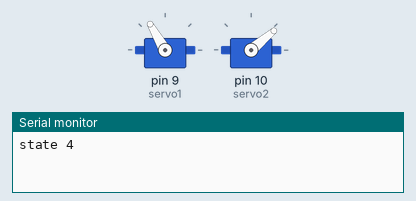
This sketch was run on a simulated Arduino Uno, built with avr-gcc and run on an emulated ATmega328P. On the bench: 2 × servo, the last lines printed to the serial monitor.

Above: at 0.05 s.
At 1.5 s:
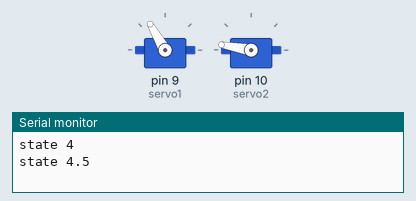
At 3.0 s:
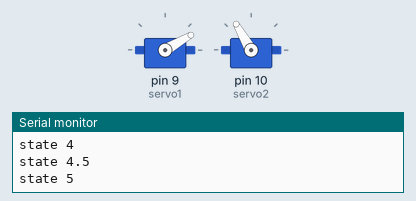
Timing chart, 0 to 6.9 s (numbered marks = the images above):
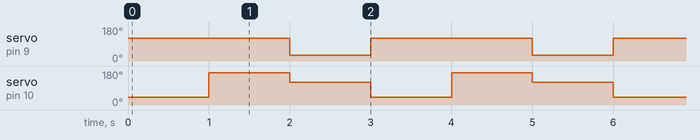

Measured:
- by itself, servo on pin 9 (servo1): alternates 120° for 2.0 s and 30° for 1.0 s
- by itself, servo on pin 10 (servo2): repeats every 3.0 s: 120° 1.0 s, 40° 1.0 s, 170° 1.0 s

The sketch:

running_2_servos.ino
```cpp
#define SERVO_SPEED 25 // (minimum number of milliseconds per degree)
#include <Servo.h>


int servo1_pos = 20;  // desired angle for servo1
int servo2_pos= 20;  // desired angle for servo2

Servo servo1;  // create servo object to control a servo
Servo servo2;  // create servo object to control a servo

int i = 30;

void setup(){
  servo1.attach(9);  // attaches the servo on pin 9 to the servo object
  servo2.attach(10);  // attaches the servo on pin 9 to the servo object
  Serial.begin(9600); // opens serial port, sets data rate to 9600 bps


  }


void move_servos(){
   static unsigned long servo_time;

   // check time since last servo position update
    if ((millis()-servo_time) >= SERVO_SPEED) {
   servo_time = millis(); // save time reference for next position update

   // update servo1 position
   // if desired position is different from current position move one step left or right
   if (servo1_pos > servo1.read()) servo1.write(servo1.read() + 1);
   else if (servo1_pos < servo1.read()) servo1.write(servo1.read() - 1);

   // update servo2 position
   // if desired position is different from current position move one step left or right
   if (servo2_pos > servo2.read()) servo2.write(servo2.read() + 1);
   else if (servo2_pos < servo2.read()) servo2.write(servo2.read() - 1);
 }
}

void set_servos(){
  servo1.write(servo1_pos);
    servo2.write(servo2_pos);


  }

void loop()
{

/*
  while (i<180){
    Serial.println("sajhdfsdf");
    servo1_pos = i;
    servo2_pos = i+80;
    move_servos();
    i+=1;
    }
*/
    // state 4
    Serial.println("state 4");
    servo1_pos = 120;
    servo2_pos = 40;
    set_servos();
    delay(1000);


    // state 4.5
    Serial.println("state 4.5");
    servo1_pos = 120;
    servo2_pos = 170;
    set_servos();
    delay(1000);

        // state 5
    Serial.println("state 5");
    servo1_pos = 30;
    servo2_pos = 120;
    set_servos();
    delay(1000);


}
```
